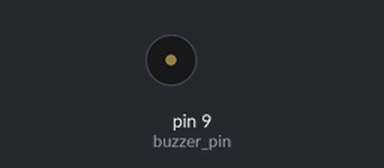
Recording of a sketch running on a simulated Arduino Uno, built with avr-gcc and run on an emulated ATmega328P. Shown: buzzer (waves = sounding, pin HIGH).

Above: at 0.2 s.
Timing chart, 0 to 3.0 s (numbered marks = the images above):
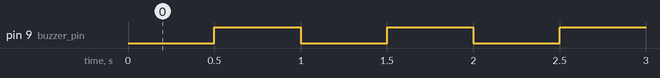

Measured:
- by itself, pin 9 (buzzer_pin): alternates HIGH for 0.50 s and LOW for 0.50 s

The sketch:

buzzer.ino
```cpp
int buzzer_pin=9;
void setup() {
 pinMode(buzzer_pin,OUTPUT);
 Serial.begin(9600);
 digitalWrite(buzzer_pin,HIGH);

}

void loop() {
digitalWrite(buzzer_pin,LOW);
delay(500);
digitalWrite(buzzer_pin,HIGH);
delay(500


);

}
```
